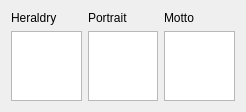
          <widget class="QWidget" name="page_13">
           <property name="geometry">
            <rect>
             <x>0</x>
             <y>0</y>
             <width>246</width>
             <height>109</height>
            </rect>
           </property>
           <attribute name="label">
            <string>Heraldry / Portrait / Motto</string>
           </attribute>
           <layout class="QHBoxLayout" name="horizontalLayout_26">
            <item>
             <layout class="QVBoxLayout" name="verticalLayout_35">
              <item>
               <widget class="QLabel" name="label_46">
                <property name="text">
                 <string>Heraldry</string>
                </property>
               </widget>
              </item>
              <item>
               <widget class="QTextEdit" name="heraldryTextEdit_sifrp">
                <property name="readOnly">
                 <bool>true</bool>
                </property>
               </widget>
              </item>
             </layout>
            </item>
            <item>
             <layout class="QVBoxLayout" name="verticalLayout_36">
              <item>
               <widget class="QLabel" name="label_47">
                <property name="text">
                 <string>Portrait</string>
                </property>
               </widget>
              </item>
              <item>
               <widget class="QTextEdit" name="portraitTextEdit_sifrp">
                <property name="readOnly">
                 <bool>true</bool>
                </property>
               </widget>
              </item>
             </layout>
            </item>
            <item>
             <layout class="QVBoxLayout" name="verticalLayout_51">
              <item>
               <widget class="QLabel" name="label_48">
                <property name="text">
                 <string>Motto</string>
                </property>
               </widget>
              </item>
              <item>
               <widget class="QTextEdit" name="mottoTextEdit_sifrp">
                <property name="readOnly">
                 <bool>true</bool>
                </property>
               </widget>
              </item>
             </layout>
            </item>
           </layout>
          </widget>
